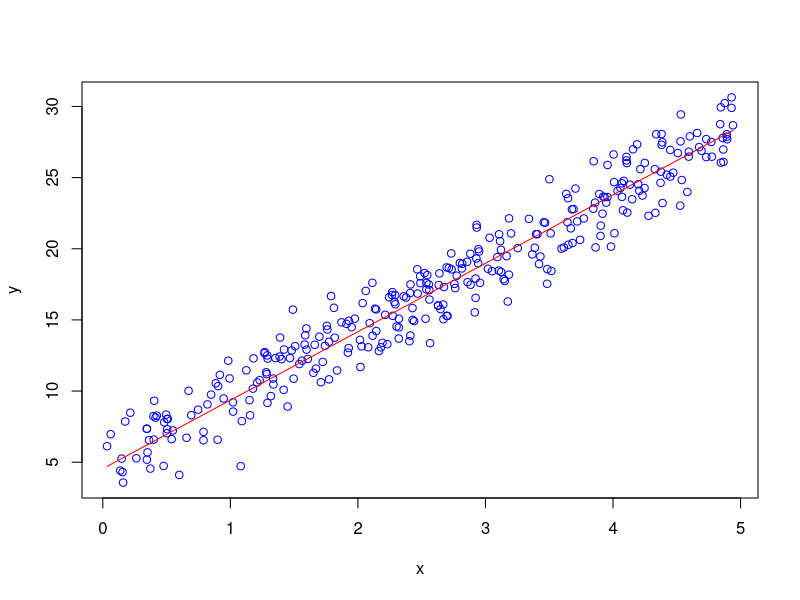

R code for this plot: (Note: this script raises an error after producing the figure.)
## ---- chunk 1
knitr::opts_chunk$set(echo = FALSE)
## ---- chunk 2
a0<-round(runif(1,3,15),2)  
b0<-round(runif(1,1,5),2)  
s0<-round(runif(1,1,3),2)
## ---- chunk 3
# n est une valeure aléatoire comprise entre 200 et 1000
# (si on veut des résultats toujours a peu près similaire on peut aussi fixer la variable)
n <- sample(200:1000,1, replace=F) 
x <- runif(n, 0, 5)
## ---- chunk 4
y <- c()
for(xi in x) {
  y <- c(y, rnorm(1, a0 + xi*b0, s0))
}
## ---- chunk 5
# y en fonction de x (plot)
plot(x, y, col = "blue")
# b0*x + a0 (courbe) 
lines(x, a0 + x*b0, add=TRUE, col = "red")
## ---- chunk 6
donnees <- data.frame(varx = c(0, 0.2, 0.3, 0.6), vary = c(1.01, 1.44, 1.55, 2.1))
reg<-lm(vary~varx, data = donnees)
## ---- chunk 7
anscombe <- read.csv('Jeux_Donnees/anscombe.csv')
anscombe
## ---- chunk 8
anscombe[,which(colnames(anscombe) %in% c("X1","Y1"))]
plot(anscombe$X1, anscombe$Y1)
## ---- chunk 9
anscombe[,which(colnames(anscombe) %in% c("X2","Y2"))]
plot(anscombe$X2, anscombe$Y2)
## ---- chunk 10
anscombe[,which(colnames(anscombe) %in% c("X3","Y3"))]
plot(anscombe$X3, anscombe$Y3)
## ---- chunk 11
anscombe[,which(colnames(anscombe) %in% c("X4","Y4"))]
plot(anscombe$X4, anscombe$Y4)
## ---- chunk 12
reg<-lm(anscombe$Y1~anscombe$X1)
summary(reg)
plot(anscombe$X1, anscombe$Y1)
abline(reg)
reg$coefficient # a=3 et b=0.5 (environ)

reg2<-lm(anscombe$Y2~anscombe$X2)
summary(reg2)
plot(anscombe$X2, anscombe$Y2)
abline(reg2)
reg2$coefficient

reg3<-lm(anscombe$Y3~anscombe$X3)
summary(reg3)
plot(anscombe$X3, anscombe$Y3)
abline(reg3)
reg3$coefficient

reg4<-lm(anscombe$Y4~anscombe$X4)
summary(reg4)
plot(anscombe$X4, anscombe$Y4)
abline(reg4)
reg4$coefficient
